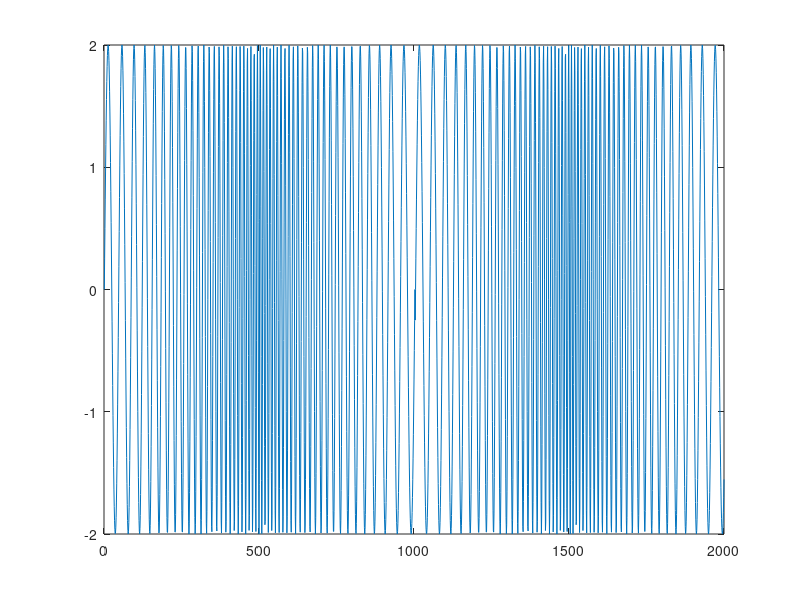

Here is the MATLAB script that generated this plot:
% sine sweep

start_freq = 1;
end_freq = 5;
amplitude = 2;
duration = 10;

start_angular_freq = 2*pi*start_freq;
end_angular_freq = 2*pi*end_freq;

K = (start_angular_freq*duration)/log(end_angular_freq/start_angular_freq);
L = (duration)/log(end_angular_freq/start_angular_freq);

pos = [];
sign = 1;
dt = 0;
for i=1:2000
    if sign == 1
        cmd = amplitude*sin(K*(exp((dt)/(L))-1));
        dt = dt + 0.02;    
    end
    if sign == -1
        cmd = -amplitude*sin(K*(exp((dt)/(L))-1));
        dt = dt - 0.02;  
    end
    pos = [pos;cmd];
    if dt>10 || dt<0
        sign = -sign;
    end
end

plot(pos);